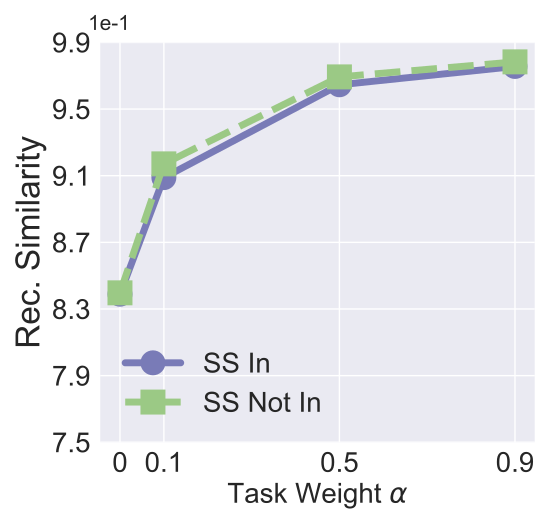

Generate this figure with Python:


import numpy as np
import matplotlib.pyplot as plt

epsilon = 3
beta = 1 / epsilon


x=[0, 0.1, 0.5, 0.9]

labels = ['0', '0.1', '0.5', '0.9']
# unl_org = [97.77, 97.55, 97.35, 97.29, 97.21, 97.21]

# unl_hess_r = [96.6, 96.66, 96.04, 95.94, 95.85, 97.21]
unl_mib = [0.83887, 0.908837, 0.96457394, 0.975570]

unl_muv = [ 0.839692, 0.9171035, 0.969313, 0.978333]
# unl_ss_wo = [94.32, 94.53, 94.78, 93.38, 94.04, 97.21]

for i in range(len(x)):
    unl_mib[i] = unl_mib[i]*10
    unl_muv[i] = unl_muv[i] * 10



plt.style.use('seaborn')
plt.figure(figsize=(5.5, 5.3))
l_w=5
m_s=15
marker_s = 3
markevery=1
#plt.figure(figsize=(8, 5.3))
#plt.plot(x, unl_fr, color='blue', marker='^', label='Retrain',linewidth=l_w, markersize=m_s)
plt.plot(x, unl_mib, linestyle='-', color='#797BB7', marker='o', fillstyle='full', markevery=markevery,
         label='SS In', linewidth=l_w, markersize=m_s, markeredgewidth=marker_s)

#plt.plot(x, unl_ss_w, color='g',  marker='*',  label='PriMU$_{w}$',linewidth=l_w, markersize=m_s)
plt.plot(x, unl_muv, linestyle='--', color='#9BC985',  marker='s', fillstyle='full', markevery=markevery,
         label='SS Not In',linewidth=l_w, markersize=m_s, markeredgewidth=marker_s)

# plt.plot(x, unl_mib, linestyle=':', color='r',  marker='^', fillstyle='none', markevery=markevery,
#          label='VBU', linewidth=l_w,  markersize=m_s, markeredgewidth=marker_s)

# plt.plot(x, unl_hess_r, linestyle='-.', color='k',  marker='D', fillstyle='none', markevery=markevery,
#          label='HBFU',linewidth=l_w, markersize=m_s, markeredgewidth=marker_s)



#plt.plot(x, unl_vibu, color='silver',  marker='d',  label='VIBU',linewidth=4,  markersize=10)

# plt.plot(x, y_sa03, color='r',  marker='2',  label='AAAI21 A_acc, pr=0.3',linewidth=3, markersize=8)
# plt.plot(x, y_sa05, color='darkblue',  marker='4',  label='AAAI21 A_acc, pr=0.5',linewidth=3, markersize=8)
# plt.plot(x, y_ma03, color='darkviolet',  marker='3',  label='FedMC A_acc, pr=0.3',linewidth=3, markersize=8)
# plt.plot(x, y_ma05, color='cyan',  marker='p',  label='FedMC A_acc, pr=0.5',linewidth=3, markersize=8)


# plt.grid()
leg = plt.legend(fancybox=True, shadow=True)
# plt.xlabel('Malicious Client Ratio (%)' ,fontsize=16)
plt.ylabel('Rec. Similarity' ,fontsize=24)
my_y_ticks = np.arange(7.5, 9.91, 0.4)
plt.yticks(my_y_ticks,fontsize=20)
plt.xlabel('Task Weight $\\alpha$' ,fontsize=20)

plt.xticks(x, labels, fontsize=20)
# plt.title('CIFAR10 IID')

plt.annotate(r"1e-1", xy=(0.1, 1.01), xycoords='axes fraction', xytext=(-10, 10),
             textcoords='offset points', ha='right', va='center', fontsize=15)

# plt.title('(c) Utility Preservation', fontsize=24)
plt.legend(loc='best',fontsize=20)
plt.tight_layout()
#plt.title("MNIST")
plt.rcParams['figure.figsize'] = (2.0, 1)
plt.rcParams['image.interpolation'] = 'nearest'
plt.rcParams['figure.subplot.left'] = 0.11
plt.rcParams['figure.subplot.bottom'] = 0.08
plt.rcParams['figure.subplot.right'] = 0.977
plt.rcParams['figure.subplot.top'] = 0.969
plt.savefig('celeba_rec_sim_lower_bound_analysis.pdf', format='pdf', dpi=200)
plt.show()
